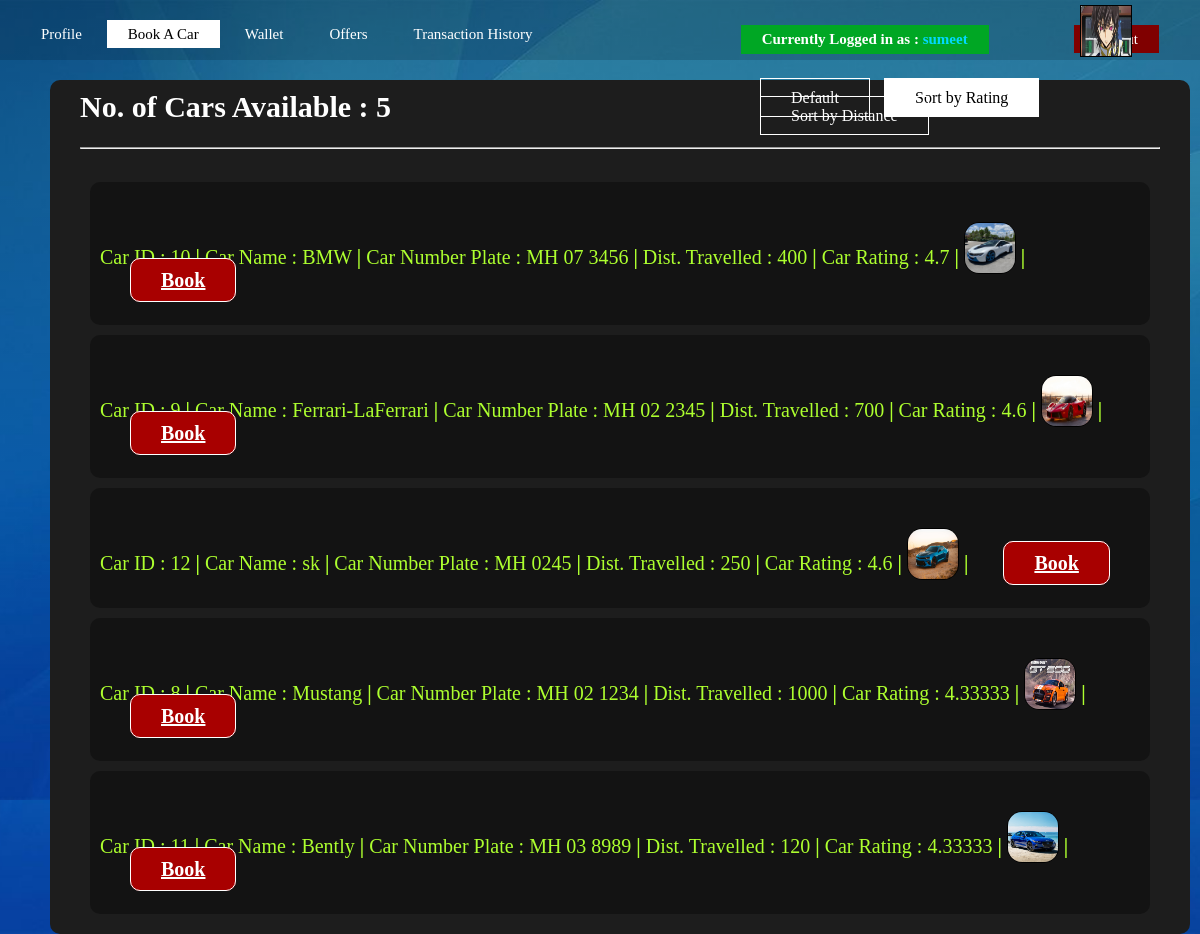
The page /bookacarsorted.php (signed in) on the database its author committed.
### tables this page shows
CREATE TABLE `cars` (
  `carid` bigint(20) NOT NULL,
  `carname` varchar(100) NOT NULL,
  `availability` varchar(1) NOT NULL,
  `carpic` varchar(100) NOT NULL,
  `carnum` varchar(100) NOT NULL,
  `cardist` bigint(20) NOT NULL DEFAULT 0,
  `carrating` float NOT NULL
);

### functionsignup.php (called while the page is built, shortened)
<?php
	function ExecuteQuery ($SQL)
	{
		$con=mysqli_connect ("localhost", "root","");
		mysqli_select_db ($con,"accounts");
		$rows = mysqli_query ($con,$SQL);
		return $rows;
	}
?>

### bookacarsorted.php (the view, shortened to what this page needs)
<link rel = "stylesheet" href = "profile.css">
<html>
    <head>
        <link rel = "stylesheet" href = "bookacar.css">
        <link rel="stylesheet" href="signup.css" type="text/css">
    </head>
    <body>
        <div class="mainpage">
            <div class="navbar">
                        <ul>
                            <li><a href="profile.php"> Profile </a></li>
                            <li class="active"><a href="bookacar.php"> Book A Car </a></li>
                            <li><a href="wallet.php"> Wallet </a></li>
                            <li><a href="viewoffers.php"> Offers </a></li>
                            <li><a href="viewtransaction.php"> Transaction History </a></li>
                        </ul>
            </div>
            <div class="navbar2">
                    <ul class="nav">
                    <li><img class="image"  src = '<?= $_SESSION['avatar'] ?>' width="50" height="50" style="border: 1px solid black" > </li>
                    <li class ="reference"><b>Currently Logged in as : </b><div class = "profilename"> <b><?= $_SESSION['username'] ?></b> </div> </li>
                        <li><a href="logout.php"> Logout </a></li>
                    </ul>
            </div>
            <div class="sorting">
                    <div class="button1">
                        <a href="bookacar.php" class="btn1">Default</a>
                        <a href="bookacarsorted.php" class="btn1 active">Sort by Rating</a>
                        <a href="bookacarsorteddist.php" class="btn1">Sort by Distance</a>
                    </div>
            </div>
            <div class="lists">
                <div class="carlist">
                    <?php
                        include 'functionsignup.php';
                        $str = "SELECT * from cars where availability = 'A' ORDER BY carrating DESC";
                        $result=ExecuteQuery($str);
                        $no_rows = mysqli_num_rows($result);
                        if($result){
                            echo "<h2>  No. of Cars Available : ";
                            echo $no_rows;
                            echo "</h2>";
                            echo "<br/>";
                            echo "<hr>";
                            echo "<br/>";
                            while($row = mysqli_fetch_assoc($result)){
                                echo "<div class='single'>";
                                $carid = $row['carid'];
                                $carname = $row['carname'];
                                $carnum = $row['carnum'];
                                $carimage_path = $row['carpic'];
                                $carrating = $row['carrating'];
                                $dist = $row['cardist'];
                                echo "Car ID : ";
                                echo $carid;
                                echo " <b>|</b> ";
                                echo "Car Name : ";
                                echo $carname;
                                echo " <b>|</b> ";
                                echo "Car Number Plate : ";
                                echo $carnum;
                                echo " <b>|</b> ";
                                echo "Dist. Travelled : ";
                                echo $dist;
                                echo " <b>|</b> ";
                                echo "Car Rating : ";
                                if($carrating == 0){
                                    echo "NULL";
                                }
                                else{
                                    echo $carrating;
                                }
                                echo " <b>|</b> ";
                                echo "<img class='carimg' src='$carimage_path' width= '50' height='50' style='border: 1px solid black'>";
                                echo " <b>|</b> ";
                                echo "<a class='bookbtn' href='confirm.php?id=$carid'> <b> Book </b> </a>";
                                echo "<br/><br/>";
                                echo "</div>";
                            }
                        }
                        else{
                            echo "<h2> No. of Cars Registered : 0 </h2>";
                        }
                    ?>
                </div>
            </div>
        </div>
    </body>
</html>

### profile.css (style rules this page uses)
* { margin:0; padding:0; }
.mainpage { height: 100%; background-image:linear-gradient(rgba(0,0,0,0.3),rgba(0,0,0,0)) ,url(bg2.jpg); background-position: center; background-size: cover; }
.navbar { padding-left: 20px; padding-right: 20px; z-index: 10; position: fixed; float: left; height: 60px; width: 100%; background-image: linear-gradient(rgba(0,0,0,0.15),rgba(0, 0, 0, 0.15)); }
ul { list-style: none; float: left; margin-top: 25px; margin-right: 20px; }
ul li { display: inline-block; }
ul li a { text-decoration: none; color: #fff; padding: 5px 20px; border: 1px solid transparent; font-size: 15px; }
ul li.active a { color: black; background-color: white; }
.navbar2 { float: right; z-index: 20; position: fixed; margin-top: 0; margin-bottom: 10px; height: 60px; width: 50%; left: 50%; }
.nav { float :right }
.nav li { margin-top: 0; display: inline-block; color: white; margin-bottom: -100px; padding: 5px 20px; border: 1px solid transparent; font-size: 15px; }
.nav li a { margin-left: 60px; background-color: rgb(128, 0, 0); }
.profilename { display: inline-block; color: rgb(0, 217, 255); }
.image { position: fixed; top: 5px; left: 90%; }
.reference { margin-top: 0; text-decoration: none; color: black; padding: 50px 0px; border: 1px solid transparent; font-size: 15px; color: black; background-color: rgb(0, 167, 36); }

### bookacar.css (style rules this page uses)
.lists { border-radius: 10px; top: 10%; background-color: rgb(29, 29, 29); color: greenyellow; float: left; width: 90%; height: auto; font-size: 20px; padding: 10px 30px; margin-top: 80px; margin-left: 50px; display: block; }
.single { background-color: rgb(19, 19, 19); padding: 10px 10px; margin: 10px 10px; border-radius: 10px; }
h2 { color: white; }
hr { color: yellow; }
.carimg { border-radius: 15px; display: inline-block; position: relative; top: 30px; }
.bookbtn { background-color: rgb(168, 0, 0); padding: 10px 30px; margin: 10px 30px; color: white; border-radius: 10px; border: 1px solid white; }
.button1 { position: absolute; top: 11.5%; left: 75%; transform: translate(-50%,-50%); }
.btn1 { margin-left: 10px; border: 1px solid white; padding: 10px 30px; color: #fff; text-decoration: none; }
.active { color: black; background-color: white; }

### signup.css (style rules this page uses)
* { margin: 0; }
img { margin-bottom: 20px; }
body { z-index: 0; margin-top: 0px; color: #fff; background-color:#f0f0f0; background:url('bg2.jpg') #0f2439 no-repeat center top; background-size: cover; }

### rows shown on the page
cars: carid "10", carname "BMW", carnum "MH 07 3456", cardist "400", carrating "4.7", carpic (picture)
cars: carid "9", carname "Ferrari-LaFerrari", carnum "MH 02 2345", cardist "700", carrating "4.6", carpic (picture)
cars: carid "12", carname "sk", carnum "MH 0245", cardist "250", carrating "4.6", carpic (picture)
cars: carid "8", carname "Mustang", carnum "MH 02 1234", cardist "1000", carrating "4.33333", carpic (picture)
cars: carid "11", carname "Bently", carnum "MH 03 8989", cardist "120", carrating "4.33333", carpic (picture)

### other values the page prints
$_SESSION['username'] "sumeet"
$no_rows "5"
